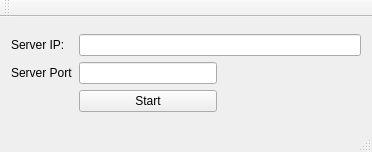
<?xml version="1.0" encoding="UTF-8"?>
<ui version="4.0">
 <class>MainWindow</class>
 <widget class="QMainWindow" name="MainWindow">
  <property name="geometry">
   <rect>
    <x>0</x>
    <y>0</y>
    <width>372</width>
    <height>152</height>
   </rect>
  </property>
  <property name="windowTitle">
   <string>MainWindow</string>
  </property>
  <widget class="QWidget" name="centralWidget">
   <layout class="QGridLayout" name="gridLayout_2">
    <item row="0" column="0">
     <layout class="QGridLayout" name="gridLayout">
      <item row="0" column="0">
       <widget class="QLabel" name="label">
        <property name="text">
         <string>Server IP:</string>
        </property>
       </widget>
      </item>
      <item row="1" column="0">
       <widget class="QLabel" name="label_2">
        <property name="text">
         <string>Server Port</string>
        </property>
       </widget>
      </item>
      <item row="1" column="1">
       <widget class="QLineEdit" name="serverPort"/>
      </item>
      <item row="1" column="2">
       <spacer name="horizontalSpacer">
        <property name="orientation">
         <enum>Qt::Horizontal</enum>
        </property>
        <property name="sizeHint" stdset="0">
         <size>
          <width>40</width>
          <height>20</height>
         </size>
        </property>
       </spacer>
      </item>
      <item row="2" column="1">
       <widget class="QPushButton" name="startBtn">
        <property name="text">
         <string>Start</string>
        </property>
        <property name="checkable">
         <bool>true</bool>
        </property>
       </widget>
      </item>
      <item row="0" column="1" colspan="2">
       <widget class="QLineEdit" name="serverIP">
        <property name="enabled">
         <bool>true</bool>
        </property>
        <property name="readOnly">
         <bool>true</bool>
        </property>
       </widget>
      </item>
     </layout>
    </item>
   </layout>
  </widget>
  <widget class="QMenuBar" name="menuBar">
   <property name="geometry">
    <rect>
     <x>0</x>
     <y>0</y>
     <width>372</width>
     <height>17</height>
    </rect>
   </property>
  </widget>
  <widget class="QToolBar" name="mainToolBar">
   <attribute name="toolBarArea">
    <enum>TopToolBarArea</enum>
   </attribute>
   <attribute name="toolBarBreak">
    <bool>false</bool>
   </attribute>
  </widget>
  <widget class="QStatusBar" name="statusBar"/>
 </widget>
 <layoutdefault spacing="6" margin="11"/>
 <resources/>
 <connections/>
</ui>
